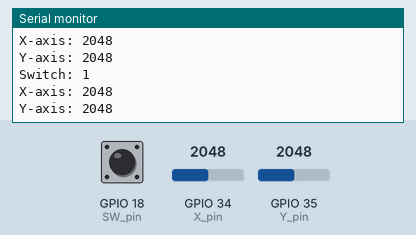
Bench run of a sketch on a simulated ESP32. Shown: the last lines printed to the serial monitor. The inputs (shaded band) are chosen by the test bench; at power-on: GPIO 34 (X_pin) = 2048, GPIO 35 (Y_pin) = 2048, GPIO 18 (SW_pin) HIGH.

Above: at 1.8 s.
1.9 s: GPIO 34 (X_pin) set to 2866
At 2.5 s:
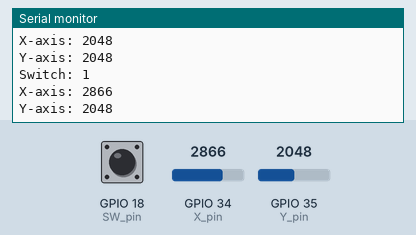
3.4 s: GPIO 35 (Y_pin) set to 2866
At 4.7 s:
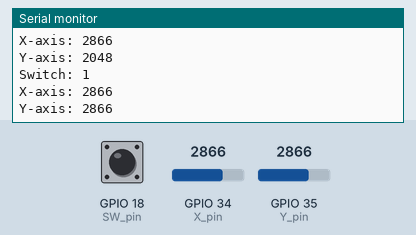
4.9 s: GPIO 18 (SW_pin) pulled LOW for 1.2 s
7.6 s: GPIO 34 (X_pin) set to 3603
At 8.4 s:
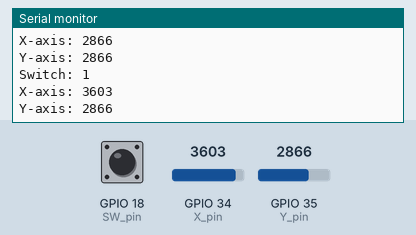
9.1 s: GPIO 35 (Y_pin) set to 3603
At 10.8 s:
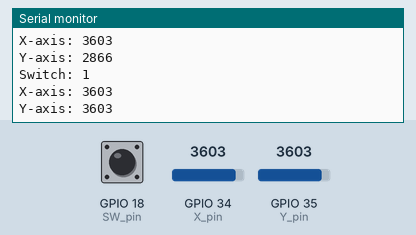
Timing chart, 0 to 11.6 s (numbered marks = the images above; inputs shaded):
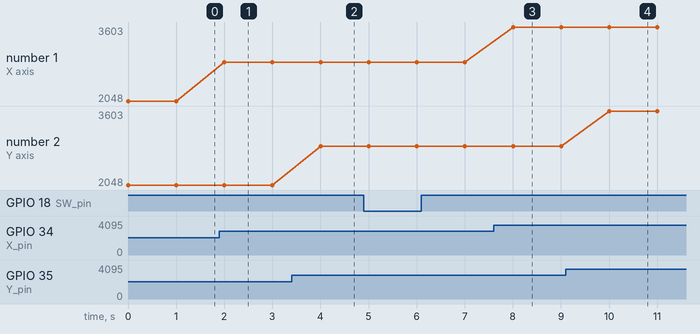

The sketch:

analog_joystick.ino
```cpp
const int SW_pin = 18;
const int X_pin = 34;
const int Y_pin = 35;

void setup() {
  pinMode(SW_pin, INPUT_PULLUP);
  pinMode(X_pin, INPUT);
  pinMode(Y_pin, INPUT);

  Serial.begin(9600);
}

void loop() {

  Serial.print("Switch: ");
  Serial.println(digitalRead(SW_pin));

  Serial.print("X-axis: ");
  Serial.println(analogRead(X_pin));

  Serial.print("Y-axis: ");
  Serial.println(analogRead(Y_pin));

  Serial.print("\n");
  delay(1000);
}
```

Measured:
- after the input at 1.9 s, the serial monitor: prints a new line after 0.10 s (image 1)
- after the input at 3.4 s, the serial monitor: prints a new line after 0.60 s (image 2)
- after the input at 7.6 s, the serial monitor: prints a new line after 0.40 s (image 3)
- after the input at 9.1 s, the serial monitor: prints a new line after 0.91 s (image 4)
- plotted number 1: 2048 → 2866 after the input at 1.9 s, 2866 → 3603 after the input at 7.6 s
